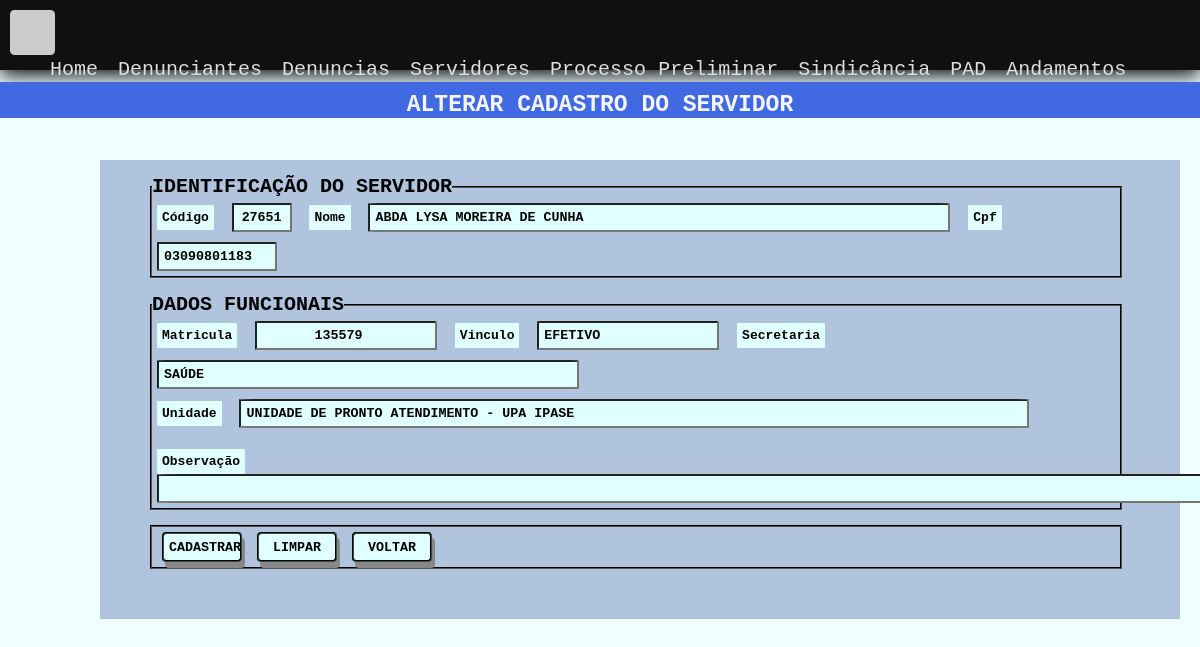
/servidor/Editar/27651, run on the app's committed database.
### tables this page shows
CREATE TABLE `servidor` (
  `id_servidor` int(11) NOT NULL,
  `nome_servidor` varchar(100) NOT NULL,
  `cpf` varchar(11) NOT NULL,
  `matricula` int(10) NOT NULL,
  `vinculo` varchar(15) NOT NULL,
  `secretaria` varchar(70) NOT NULL,
  `unidade` varchar(100) NOT NULL,
  `observacao` varchar(100) NOT NULL,
  `id_denuncia` int(11) DEFAULT NULL,
  `id_processo` int(11) DEFAULT NULL,
  `user` int(11) NOT NULL
);

### app/core/Controller.php (called while the page is built, shortened)
<?php
class Controller{
     public function load($viewName, $viewData=array(),  $viewData2 = ""){
        extract($viewData);
        include "app/views/" . $viewName .".php";
   }
}

### app/controllers/-ServidorController.php (called while the page is built, shortened)
<?php
class ServidorController extends Controller{
   public function Editar($id_servidor){
        $servidores = new Servidor_Model();
        $dados["servidor"] = $servidores->getservidor($id_servidor);
        $dados["view"] = "servidor/Editar";
        $this->load("template",$dados);
   }
}

### app/core/Core.php (called while the page is built, shortened)
<?php
class Core{
    private $controller;
    private $metodo;
    private $parametros = array();
    public function run(){
       $c = new $controllerCorrente;
       call_user_func_array(array($c, $this->getMetodo()), $this->getParametros());
    }
    public function verificaUri(){
        $url =explode("index.php", $_SERVER["PHP_SELF"]);
        $url = end($url);
        if($url!=""){
            $url = explode('/', $url);
            array_shift($url);
            $this->controller = ucfirst($url[0]) ."Controller";
            array_shift($url);
            if(isset($url[0])){
                $this->metodo = $url[0];
                array_shift($url);
            }
            if(isset($url[0])){
                $this->parametros= array_filter($url);
            }
        }else{
            $this->controller = ucfirst(CONTROLLER_PADRAO) ."Controller";
        }
    }
    public function getMetodo() {
        if(method_exists(NAMESPACE_CONTROLLER .$this->controller, $this->metodo)){
            return $this->metodo;
        }
        return METODO_PADRAO;
    }
    public function getParametros() {
        return $this->parametros;
    }
}

### index.php (called while the page is built, shortened)
<?php
require 'app/core/Core.php';
$core = new Core;
$core->run();

### app/core/Model.php (called while the page is built, shortened)
<?php
abstract class Model{
    public function __construct() {
        $this->db = new \PDO("mysql:dbname=".BANCO.";host=".SERVIDOR,USUARIO,SENHA);
    }
}

### app/models/Servidor_Model.php (called while the page is built, shortened)
<?php
class Servidor_Model  extends Model{
    public function  getServidor($id_servidor){
        $ret = array();
        $sql = "SELECT * FROM servidor WHERE id_servidor = :id";
        $sql = $this->db->prepare($sql);
        $sql->bindValue(":id", $id_servidor);
        $sql->execute();
        if($sql->rowCount() > 0){
            $ret = $sql->fetch(\PDO::FETCH_OBJ);
        }
        return $ret;
    }
}

### app/views/servidor/Editar.php (the view, shortened to what this page needs)
<div class="base-home">
	<h1 class="titulo-pagina">Alterar cadastro do servidor</h1>
</div>
  <form action="<?php echo URL_BASE ."servidor/Salvar" ?>" method="POST">
	<fieldset>
	   	<legend><h4>Identificação do servidor</h4></legend>
		   <label>código</label>
			<input name="txt_id" id="txt_id"value="<?php echo $servidor->id_servidor ?>" readonly>
			<label>nome</label>
			<input name="txt_nome" size="70" value="<?php echo $servidor->nome_servidor ?>" type="text" autofocus>
			<label>cpf</label>
			<input id="cpf" name="txt_cpf" value="<?php echo $servidor->cpf ?>" type="text">
		</fieldset>
		<fieldset>
             <legend><h4>Dados Funcionais</h4></legend>
			<label>matricula</label>
			<input name="txt_matricula" value="<?php echo $servidor->matricula ?>" type="number">
			<label>vinculo</label>
			<input name="txt_vinculo" value="<?php echo $servidor->vinculo ?>">
			<label>Secretaria</label>
			<input type="text" size="50" name="txt_secretaria" value="<?php echo $servidor->secretaria ?>">
			<div class="unidade">
				<label>unidade</label>
				<input id="unidade" name="txt_unidade" value="<?php echo $servidor->unidade ?>" type="text" >
			</div>
			<div class="obs">
				<label id="obs">observação</label>
				<input type="text" size="130" name="txt_observacao" value="<?php echo $servidor->observacao ?>" >
			</div>
	</fieldset>
	<fieldset class="fieldBotoes">
			<input type="submit" value="Cadastrar" class="btn">
			<input type="reset" name="Reset" id="button" value="Limpar" class="btn limpar">
			<input name="Voltar" onclick="history.back()" type="submit" value="Voltar" class="btn limpar"/>
	</fieldset>
	<div class="fim">
	</div>
</form>

### assets/css/styleEstudo.css (style rules this page uses)
* { margin:0; padding:0; box-sizing:border-box; justify-content:left; -webkit-box-sizing:border-box; -moz-box-sizing:border-box; -o-box-sizing:border-box; -ms-box-sizing:border-box; vertical-align:middle; font-family:monospace; }
html { height:100%; width: 100%; background:#ddd url(../img/fundo.png) fixed no-repeat center; background-size:100%; }
h1, h2, h3, h4, h5 { margin:0; padding:0; text-transform:uppercase; font-weight:inherit; }
input,textarea, select { background:#EEEEEE; text-transform: uppercase; }
body { width: 100%; height: 100%; background-color:azure; }
h1 { color: #ffff; text-align: center; margin-top: 20px; }
.container div { flex: 1 1 800px; }
.base-home { background-color:royalblue; width: 100%; height: 5%; margin-top: 1%; }
form { background-color:lightsteelblue; width: 90%; position: absolute; top:20%; left: 100px; }
label, input { border-radius: 2%; background-color:lightcyan; margin: 5px; padding: 5px; font-weight: bold; text-transform: capitalize; }
#txt_id { width: 60px; text-align: center; }
input[type="number"] { width: auto; text-align: center; }
input[type="text"] { text-align: left; }
#cpf { width: 120px; }
fieldset { border-color:black; margin-left: 50px; margin-top: 15px; width: 90%; }
legend { color:black; font-size: 20px; font-family: 'Courier New', Courier, monospace; font-weight: bold; }
.unidade { float: left; }
#unidade { width: 790px; }
.obs { float: auto; width: 200px; margin-top: 60px; }
.titulo-pagina { font-weight: bolder; font-size: 23px; color:whitesmoke; width: 100%; text-align: center; margin-left: 0px; margin-top: 10px; }
.btn { width: 80px; height: 30px; margin-left: 10px; margin-top: 5px; border-radius: 4px; border-color:darkslategray; border-style:groove; text-align: center; box-shadow: 3px 6px #888888; text-transform: uppercase; float: left; }
.fim { height: 50px; width: auto; }

### data on the page
servidor: txt_nome "ABDA LYSA MOREIRA DE CUNHA", txt_cpf "03090801183", txt_matricula "135579", txt_vinculo "EFETIVO", txt_secretaria "SAÚDE", txt_unidade "UNIDADE DE PRONTO ATENDIMENTO - UPA IPASE"
